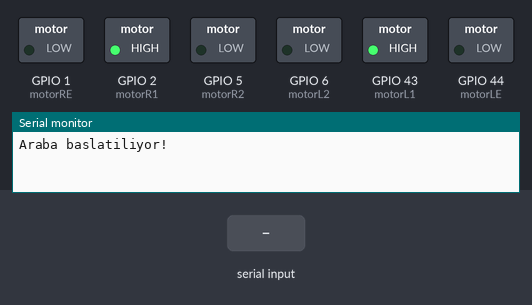
The sketch below on a simulated ESP32. On the bench: switched loads named in the sketch (green lamp = pin HIGH), the last lines printed to the serial monitor. The inputs (shaded band) are chosen by the test bench. Nothing arrives over Bluetooth unless stated.

Above: at 1.2 s.
1.3 s: "F" received over the second serial link
At 2.5 s:
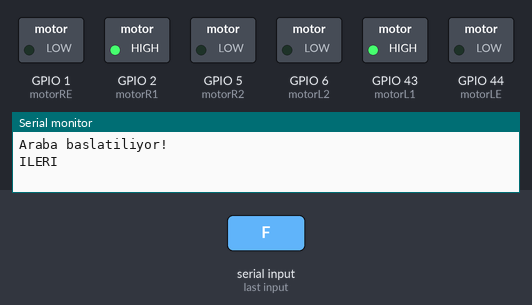
2.9 s: "B" received over the second serial link
At 3.7 s:
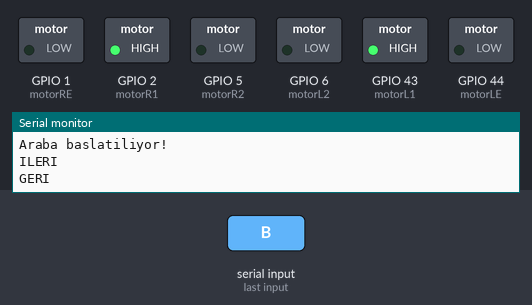
4.5 s: "L" received over the second serial link
At 4.9 s:
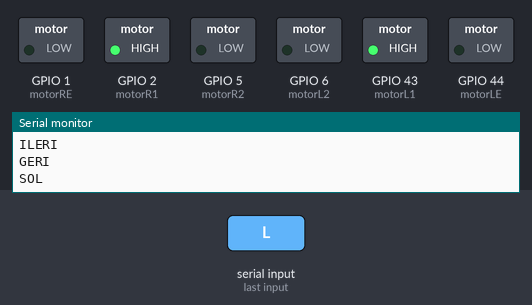
6.1 s: "R" received over the second serial link
At 7.3 s:
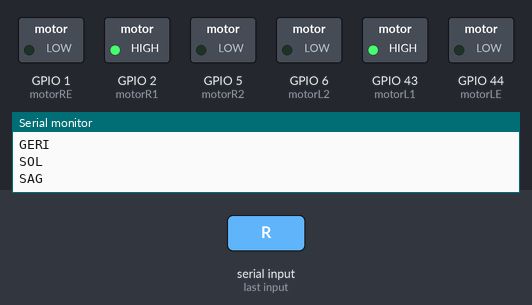
Timing chart, 0 to 8.7 s (numbered marks = the images above; inputs shaded):
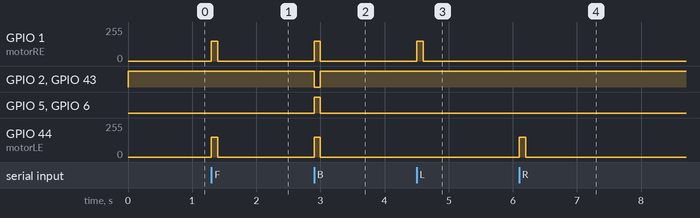

The sketch:

DENEYAP_L9_2_BLE_ARABA.ino
```cpp
#include "BluetoothSerial.h"
#include "analogWrite.h"

#define motorR1 D1
#define motorR2 D4
#define motorRE D0
#define motorL1 D6
#define motorL2 D5
#define motorLE D7

int hiz = 150;
char veri;

BluetoothSerial SerialBT;

void setup() {
  Serial.begin(115200);
  SerialBT.begin("DeneyapToggAraba");

  pinMode(motorR1, OUTPUT);
  pinMode(motorR2, OUTPUT);
  pinMode(motorL1, OUTPUT);
  pinMode(motorL2, OUTPUT);

  Serial.println("Araba baslatiliyor!");
  SerialBT.println("Araba baslatiliyor!");
}

void loop() {

  if(SerialBT.available()){
    veri = (char) SerialBT.read();

    switch (veri) {
      case 'F': {
        Serial.println("ILERI");
        SerialBT.println("ILERI");
        ileri();
        break;
      }
      case 'B': {
        Serial.println("GERI");
        SerialBT.println("GERI");
        geri();
        break;
      }
      case 'L': {
        Serial.println("SOL");
        SerialBT.println("SOL");
        sol();
        break;
      }
      case 'R': {
              Serial.println("SAG");
        SerialBT.println("SAG");
        sag();
        break;
      }
    }
    delay(100); //bu süreyi uzatabilirsiniz
  }else{
    dur();
  }
}

void ileri() {
  digitalWrite(motorR1, HIGH);
  digitalWrite(motorR2, LOW);
  analogWrite(motorRE, hiz);
  digitalWrite(motorL1, HIGH);
  digitalWrite(motorL2, LOW);
  analogWrite(motorLE, hiz);
}

void geri() {
  digitalWrite(motorR1, LOW);
  digitalWrite(motorR2, HIGH);
  analogWrite(motorRE, hiz);
  digitalWrite(motorL1, LOW);
  digitalWrite(motorL2, HIGH);
  analogWrite(motorLE, hiz);
}

void sag() {
  digitalWrite(motorR1, HIGH);
  digitalWrite(motorR2, LOW);
  analogWrite(motorRE, 0);
  digitalWrite(motorL1, HIGH);
  digitalWrite(motorL2, LOW);
  analogWrite(motorLE, hiz);
}

void sol() {
  digitalWrite(motorR1, HIGH);
  digitalWrite(motorR2, LOW);
  analogWrite(motorRE, hiz);
  digitalWrite(motorL1, HIGH);
  digitalWrite(motorL2, LOW);
  analogWrite(motorLE, 0);
}

void dur() {
  digitalWrite(motorR1, HIGH);
  digitalWrite(motorR2, LOW);
  analogWrite(motorRE, 0);
  digitalWrite(motorL1, HIGH);
  digitalWrite(motorL2, LOW);
  analogWrite(motorLE, 0);
}
```

Measured:
- after the input at 1.3 s, GPIO 1 (motorRE), GPIO 44 (motorLE): 0/255 → 150/255 at once, → 0/255 0.10 s later
- after the input at 2.9 s, GPIO 1 (motorRE), GPIO 44 (motorLE): 0/255 → 150/255 at once, → 0/255 0.10 s later; GPIO 2 (motorR1), GPIO 43 (motorL1): HIGH → LOW at once, → HIGH 0.10 s later; GPIO 5 (motorR2), GPIO 6 (motorL2): LOW → HIGH at once, → LOW 0.10 s later
- after the input at 4.5 s, GPIO 1 (motorRE): 0/255 → 150/255 at once, → 0/255 0.10 s later
- after the input at 6.1 s, GPIO 44 (motorLE): 0/255 → 150/255 at once, → 0/255 0.10 s later
